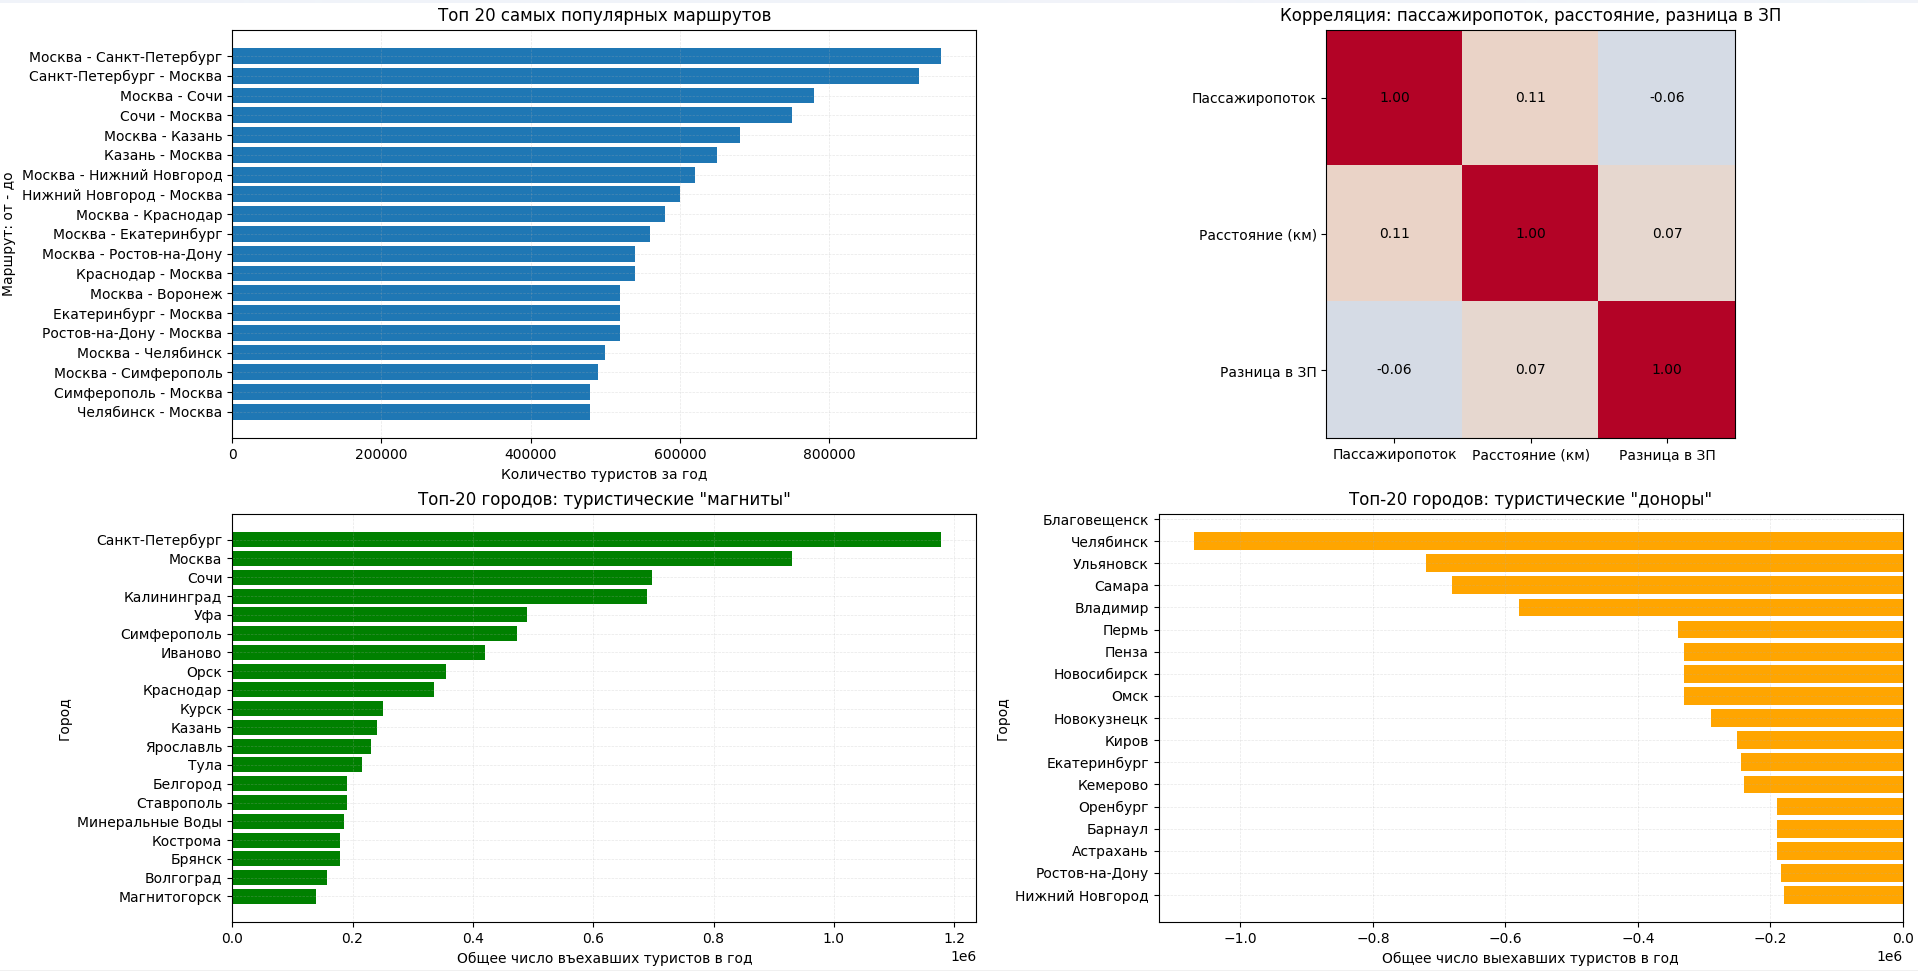

Here is the Python script that generated this plot:
import matplotlib.pyplot as plt
import pandas as pd
import numpy as np
import os
import json

current_dir = os.path.dirname(os.path.abspath(__file__))
destination = os.path.join(current_dir, '..', 'data', 'popular_routes.csv')
destination_detailed_info = os.path.join(current_dir, '..', 'data', 'detailed_info_about_cities.json')
destination_info_city = os.path.join(current_dir, '..', 'data', 'info_city.json')


def load_info_cities(path):
    with open(path, 'r', encoding='utf-8') as json_file:
        data = json.load(json_file)

    return pd.DataFrame(data['cities'].values())


def calculate_data_for_matrix(df_info_city, df_detailed_info):
    # 1. расстояние между городами
    latitude = df_info_city['width'].values
    longitude = df_info_city['longitude'].values
    lat1 = np.radians(latitude[:, np.newaxis])
    lat2 = np.radians(latitude[np.newaxis, :])
    lon1 = np.radians(longitude[:, np.newaxis])
    lon2 = np.radians(longitude[np.newaxis, :])
    d_lat = lat2 - lat1
    d_lon = lon2 - lon1
    a = np.sin(d_lat / 2) ** 2 + np.cos(lat1) * np.cos(lat2) * np.sin(d_lon / 2) ** 2
    c = 2 * np.arcsin(np.sqrt(a))
    distance_matrix = 6371 * c

    # 2. разница в зарплатах
    salary = df_detailed_info['average_salary'].values
    sal1 = salary[:, np.newaxis]
    sal2 = salary[np.newaxis, :]
    d_sal = sal2 - sal1

    return distance_matrix, d_sal


def add_route_features(df_popular_routes, df_info_city, df_detailed_info):
    distance_matrix, d_sal = calculate_data_for_matrix(
        df_info_city, df_detailed_info
    )

    city_to_idx = {name: idx for idx, name in enumerate(df_info_city['name'])}

    df_popular_routes['from_idx'] = df_popular_routes['city_from'].map(city_to_idx)
    df_popular_routes['to_idx'] = df_popular_routes['city_to'].map(city_to_idx)
    df_popular_routes = df_popular_routes.dropna(subset=['from_idx', 'to_idx']).astype({'from_idx': int, 'to_idx': int})

    df_popular_routes['distance_km'] = distance_matrix[df_popular_routes['from_idx'], df_popular_routes['to_idx']]
    df_popular_routes['salary_diff'] = d_sal[df_popular_routes['from_idx'], df_popular_routes['to_idx']]

    return df_popular_routes


def visualize_market_analysis():
    top_20 = 20  # рассматриваем топ 20 самых популярных маршрутов
    df_popular_routes = pd.read_csv(destination)

    sorted_df = df_popular_routes.sort_values(by=['estimated_travelers_per_year'], ascending=False)
    top_20_df = sorted_df.head(top_20)

    routes = [f"{row['city_from']} - {row['city_to']}" for _, row in top_20_df.iterrows()]
    fig, ((ax1, ax2), (ax3, ax4)) = plt.subplots(2, 2, figsize=(24, 12), constrained_layout=True)
    # График 1. Топ 20 маршрутов
    ax1.barh(routes, top_20_df.estimated_travelers_per_year)
    ax1.set_title('Топ 20 самых популярных маршрутов')
    ax1.set_xlabel('Количество туристов за год')
    ax1.set_ylabel('Маршрут: от - до')
    ax1.invert_yaxis()
    ax1.grid(True, alpha=0.3, linestyle='--', linewidth=0.5)

    # График 2.  Выявление корреляции между объемом пассажиропотока и (разницей в зарплатах, расстоянием между городами)

    df_detailed_info_cities = load_info_cities(destination_detailed_info)
    df_info_city = load_info_cities(destination_info_city)

    df_popular_routes = add_route_features(df_popular_routes, df_info_city, df_detailed_info_cities)
    corr_matrix = df_popular_routes[['estimated_travelers_per_year', 'distance_km', 'salary_diff']].corr()
    label_map = {
        'estimated_travelers_per_year': 'Пассажиропоток',
        'distance_km': 'Расстояние (км)',
        'salary_diff': 'Разница в ЗП'
    }
    corr_matrix_readable = corr_matrix.rename(index=label_map, columns=label_map)
    ax2.imshow(corr_matrix_readable, cmap='coolwarm', vmin=-1, vmax=1)
    ax2.set_xticks(np.arange(len(corr_matrix_readable.columns)))
    ax2.set_yticks(np.arange(len(corr_matrix_readable.index)))
    ax2.set_xticklabels(corr_matrix_readable.columns)
    ax2.set_yticklabels(corr_matrix_readable.index)
    ax2.tick_params(axis='x')
    for i in range(len(corr_matrix_readable)):
        for j in range(len(corr_matrix_readable.columns)):
            ax2.text(j, i, f"{corr_matrix_readable.iloc[i, j]:.2f}",
                     ha="center", va="center", color="black")
    ax2.set_title('Корреляция: пассажиропоток, расстояние, разница в ЗП')

    # Часть 3. Анализ объема рынка на уровне города
    # График 3.  график топ 20 городов-магнитов

    outgoing_traffic = df_popular_routes.groupby(by='city_from')['estimated_travelers_per_year'].sum()
    incoming_traffic = df_popular_routes.groupby(by='city_to')['estimated_travelers_per_year'].sum()
    tourist_balance = incoming_traffic - outgoing_traffic
    top_incoming = tourist_balance.sort_values(ascending=False).head(20)
    top_outgoing = tourist_balance.sort_values(ascending=False).tail(20)
    ax3.barh(top_incoming.index, top_incoming.values, color='green')
    ax3.set_title('Топ-20 городов: туристические "магниты"')
    ax3.set_xlabel('Общее число въехавших туристов в год')
    ax3.set_ylabel('Город')
    ax3.invert_yaxis()  # чтобы самый популярный был сверху
    ax3.grid(True, alpha=0.3, linestyle='--', linewidth=0.5)

    # График 4.
    ax4.barh(top_outgoing.index, top_outgoing.values, color='orange')
    ax4.set_title('Топ-20 городов: туристические "доноры"')
    ax4.set_xlabel('Общее число выехавших туристов в год')
    ax4.set_ylabel('Город')
    ax4.grid(True, alpha=0.3, linestyle='--', linewidth=0.5)
    plt.show()


visualize_market_analysis()
